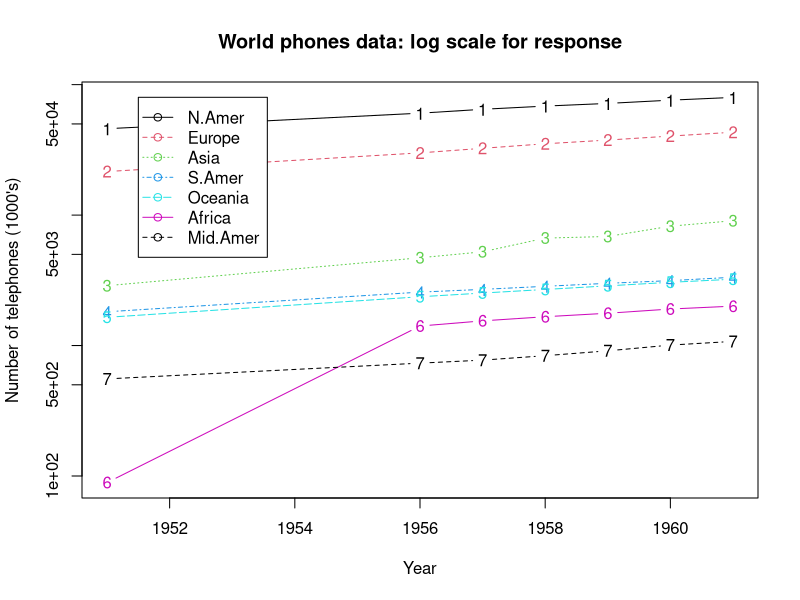

Write R code to recreate this figure.
# Ctrl+l : clear /  PIPE   %>%  Ctrl-Shift-M

# https://cran.r-project.org/web/packages/tidyverse/index.html
# https://tidyverse.tidyverse.org/
# https://github.com/rstudio/cheatsheets/blob/master/data-transformation.pdf
install.packages(tidyverse)

# load the whole "tidyverse" package
library(tidyverse)

# View the entire dataset 'iris'
iris
# view as subset of the dataset 'iris'
as_tibble(iris)

# ?filter
# help(select)
# https://dplyr.tidyverse.org/reference/filter.html

tbl_iris <- as_tibble(iris)
tbl_iris

# Manipulate data from dataset : filter / select / arrange / group_by / summarize
filter(tbl_iris, Petal.Length > 3)
select(tbl_iris, Sepal.Length, Species)
select(tbl_iris, Sepal.Length, Species, everything())
select_if(tbl_iris, is.numeric)  # permet de seelctionner quel colonne nous interesse d'une manière conditionnelle
select(tbl_iris, -Species)

tbl_iris[1:10, c(2,5)] # to avoid. select column_2_and_5 from rows.1_to_10
select(tbl_iris, 3:5)  # to avoid. select column_3_to_5  in all dataset

mutate(tbl_iris, Petal.Size = Petal.Length * Petal.Width)  # Rajoute une colonne
mutate(tbl_iris, Species = str_to_title(Species))  # Modifie une colonne ds le dataset récupérer; Le ds initial reste intacte
mutate(tbl_iris, Species = NULL)                   # Supprimer une colonne 

# Titre - Document Outline #### 
arrange(tbl_iris, Sepal.Length)  # order by ASC
arrange(tbl_iris, -Sepal.Length) # order by DESC
arrange(tbl_iris, desc(Sepal.Length))
arrange(tbl_iris, Sepal.Length, Sepal.Width)
# arrange_if(tbl_iris, is.numeric)

# Operateur PIPE   %>%  Strl-Shift-M
tbl_iris %>% 
  filter(Sepal.Length > 3, Species == "setosa") %>% 
  mutate(Size = Petal.Length * Petal.Width)  %>% 
  arrange(desc(Size))

# Group by | Summarize : mean() / median() / n() 
tbl_iris %>% 
  group_by(Species) %>% 
  summarise(Mean = mean(Sepal.Length), 
            Median = median(Sepal.Length), 
            N = n())
tbl_iris %>% 
  group_by(Species) %>% 
  summarise(Mean = mean(Sepal.Length), 
            Median = median(Sepal.Length), 
            N = n_distinct(Sepal.Length))           

# Matrice
# https://tidyr.tidyverse.org/reference/pivot_longer.html
WorldPhones %>% 
  as_tibble(rownames = "Year") %>% 
  mutate(Year = as.numeric(Year))%>% 
  pivot_longer(-Year, 
               names_to = "Region", # outcome 'longer format' column name. 
                                    # Imagine that there are n-columns to be transformed from 'wider format' to 1-column 'longer format'
               values_to = "Number" # outcome 'values' column name 
               ) %>% 
  pivot_wider(names_from = Region, values_from = Number)

require(graphics)
matplot(rownames(WorldPhones), WorldPhones, type = "b", log = "y",
        xlab = "Year", ylab = "Number of telephones (1000's)")
legend(1951.5, 80000, colnames(WorldPhones), col = 1:6, lty = 1:5,
       pch = rep(21, 7))
title(main = "World phones data: log scale for response")
